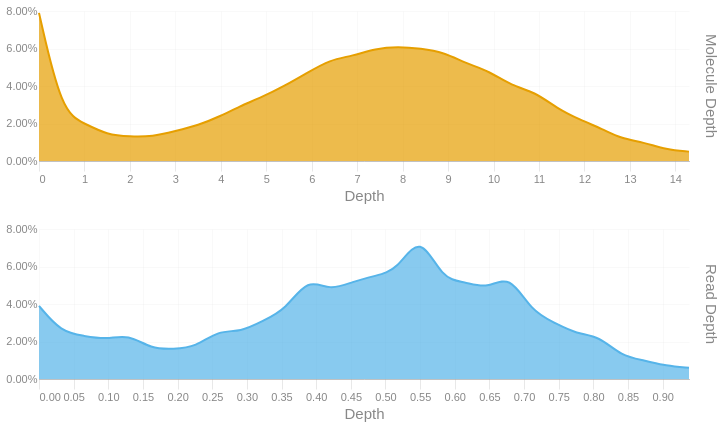

Source (notebook cell):
### Code cell
readdep = depth_hist(tb['Read Depth'], q99, 3)
readdep = readdep.with_columns(pl.lit('Read Depth').alias('Metric'))
if not SKIPLR:
    moldep = depth_hist(tb['Molecule Depth'], mol_q99, 1)
    moldep = moldep.with_columns(pl.lit('Molecule Depth').alias('Metric'))
    _hist = pl.concat([readdep, moldep])
    _hist = _hist.filter(pl.col('Proportion') != 0)
    with SafeRender(_hist):
        (
            alt.Chart(_hist)        
            .mark_area(interpolate = "basis")
            .encode(
                x=alt.X('Bin:Q').scale(domainMin=0).axis(alt.Axis(title='Depth')),
                y = alt.Y('Proportion:Q', title = None).axis(format = '.2%'),
                color = alt.Color('Metric:N').legend(None),
                row = alt.Row("Metric:N").header(title = None, labelOrient = 'right'),
                tooltip = [
                    alt.Tooltip("Metric:N", title = "Metric"),
                    alt.Tooltip('Interval:N', title = "Depth Interval"),
                    alt.Tooltip('Proportion:Q', title = "% Alignments").format('.2%')
                ]
            )
            .resolve_scale(x='independent', y='independent')
            .properties(
                height = 150, width = 650,
                usermeta={'embedOptions': {'downloadFileName': f'{samplename}.depth.hist'}}
            )
        ).display()
else:
    readdep = readdep.filter(pl.col('Proportion') != 0)
    with SafeRender(readdep):
        (
            alt.Chart(readdep)        
            .mark_area(interpolate = "basis")
            .encode(
                x=alt.X('Bin:Q').scale(domainMin=0).axis(alt.Axis(title='Depth')),
                y = alt.Y('Proportion:Q', title = None).axis(format = '.2%'),
                tooltip = [
                    alt.Tooltip('Interval:N', title = "Depth Interval"),
                    alt.Tooltip('Proportion:Q', title = "% Alignments").format('.2%')
                ]
            )
            .properties(
                usermeta={'embedOptions': {'downloadFileName': f'{samplename}.depth.hist'}}
            )
        ).display()

### Figure 1 — Vega-Lite specification as saved in the notebook (floating-point values rounded to 4 significant figures)
{"width": 650, "height": 150, "config": {"title": {"anchor": "start", "dy": -15, "fontSize": 18, "color": "#888888", "subtitleColor": "#888888", "subtitleFontSize": 14}, "arc": {"fill": "#0072B2"}, "axis": {"domainColor": "#888888", "domainWidth": 0.5, "gridWidth": 0.2, "grid": false, "titleFontWeight": 400, "titleFontSize": 15, "labelFontSize": 11, "labelColor": "#888888", "tickColor": "#888888", "tickWidth": 0.2, "titleColor": "#888888"}, "axisBand": {"grid": false}, "axisX": {"grid": true, "tickSize": 10, "domainCap": "round"}, "axisY": {"domain": false, "grid": true, "tickSize": 0, "domainCap": "round"}, "background": "transparent", "header": {"labelFontSize": 15, "labelColor": "#888888", "titleFontSize": 15, "titleFontWeight": 600, "titleColor": "#888888"}, "legend": {"labelFont": "sans-serif", "labelFontSize": 12, "labelColor": "#888888", "symbolSize": 100, "symbolType": "circle", "titleFontSize": 12, "titlePadding": 10, "titleColor": "#888888", "title": null}, "range": {"category": ["#E69F00", "#56B4E9", "#009E73", "#F0E442", "#0072B2", "#D55E00", "#CC79A7", "#000000"], "diverging": ["#cfe8f3", "#a2d4ec", "#73bfe2", "#46abdb", "#1696d2", "#12719e"]}, "area": {"fill": "#0072B2", "fillOpacity": 0.7, "line": true, "strokeOpacity": 0.7}, "line": {"color": "#0072B2", "stroke": "#0072B2", "strokeWidth": 2}, "trail": {"color": "#0072B2", "stroke": "#0072B2", "strokeWidth": 0, "size": 1}, "point": {"filled": true, "fillOpacity": 1.0, "size": 95}, "text": {"color": "#888888", "fontSize": 11, "align": "right", "fontWeight": 400, "size": 11}, "bar": {"fill": "#0072B2", "stroke": null}, "view": {"stroke": null, "continuousWidth": 660, "continuousHeight": 400}}, "data": {"name": "data-86e028c46c8633bef7548b69ef0534fa"}, "mark": {"type": "area", "interpolate": "basis"}, "encoding": {"color": {"field": "Metric", "legend": null, "type": "nominal"}, "row": {"field": "Metric", "header": {"title": null, "labelOrient": "right"}, "type": "nominal"}, "tooltip": [{"field": "Metric", "title": "Metric", "type": "nominal"}, {"field": "Interval", "title": "Depth Interval", "type": "nominal"}, {"field": "Proportion", "format": ".2%", "title": "% Alignments", "type": "quantitative"}], "x": {"axis": {"title": "Depth"}, "field": "Bin", "scale": {"domainMin": 0}, "type": "quantitative"}, "y": {"axis": {"format": ".2%"}, "field": "Proportion", "title": null, "type": "quantitative"}}, "resolve": {"scale": {"x": "independent", "y": "independent"}}, "usermeta": {"embedOptions": {"downloadFileName": "TF26LRJL0045_5B_10484332_23Y22YLT4_L7.depth.hist"}}, "$schema": "https://vega.github.io/schema/vega-lite/v6.4.1.json", "datasets": {"data-86e028c46c8633bef7548b69ef0534fa": [{"Bin": 0.0, "Interval": "0.0-0.032", "Proportion": 0.039, "Metric": "Read Depth"}, {"Bin": 0.032, "Interval": "0.032-0.065", "Proportion": 0.025, "Metric": "Read Depth"}, {"Bin": 0.065, "Interval": "0.065-0.097", "Proportion": 0.023, "Metric": "Read Depth"}, {"Bin": 0.097, "Interval": "0.097-0.129", "Proportion": 0.021, "Metric": "Read Depth"}, {"Bin": 0.129, "Interval": "0.129-0.162", "Proportion": 0.024, "Metric": "Read Depth"}, {"Bin": 0.162, "Interval": "0.162-0.194", "Proportion": 0.016, "Metric": "Read Depth"}, {"Bin": 0.194, "Interval": "0.194-0.226", "Proportion": 0.016, "Metric": "Read Depth"}, {"Bin": 0.226, "Interval": "0.226-0.259", "Proportion": 0.017, "Metric": "Read Depth"}, {"Bin": 0.259, "Interval": "0.259-0.291", "Proportion": 0.026, "Metric": "Read Depth"}, {"Bin": 0.291, "Interval": "0.291-0.323", "Proportion": 0.025, "Metric": "Read Depth"}, {"Bin": 0.323, "Interval": "0.323-0.356", "Proportion": 0.031, "Metric": "Read Depth"}, {"Bin": 0.356, "Interval": "0.356-0.388", "Proportion": 0.037, "Metric": "Read Depth"}, {"Bin": 0.388, "Interval": "0.388-0.42", "Proportion": 0.054, "Metric": "Read Depth"}, {"Bin": 0.42, "Interval": "0.42-0.453", "Proportion": 0.047, "Metric": "Read Depth"}, {"Bin": 0.453, "Interval": "0.453-0.485", "Proportion": 0.052, "Metric": "Read Depth"}, {"Bin": 0.485, "Interval": "0.485-0.517", "Proportion": 0.055, "Metric": "Read Depth"}, {"Bin": 0.517, "Interval": "0.517-0.55", "Proportion": 0.058, "Metric": "Read Depth"}, {"Bin": 0.55, "Interval": "0.55-0.582", "Proportion": 0.078, "Metric": "Read Depth"}, {"Bin": 0.582, "Interval": "0.582-0.614", "Proportion": 0.053, "Metric": "Read Depth"}, {"Bin": 0.614, "Interval": "0.614-0.647", "Proportion": 0.052, "Metric": "Read Depth"}, {"Bin": 0.647, "Interval": "0.647-0.679", "Proportion": 0.048, "Metric": "Read Depth"}, {"Bin": 0.679, "Interval": "0.679-0.711", "Proportion": 0.056, "Metric": "Read Depth"}, {"Bin": 0.711, "Interval": "0.711-0.744", "Proportion": 0.036, "Metric": "Read Depth"}, {"Bin": 0.744, "Interval": "0.744-0.776", "Proportion": 0.03, "Metric": "Read Depth"}, {"Bin": 0.776, "Interval": "0.776-0.808", "Proportion": 0.024, "Metric": "Read Depth"}, {"Bin": 0.808, "Interval": "0.808-0.841", "Proportion": 0.023, "Metric": "Read Depth"}, {"Bin": 0.841, "Interval": "0.841-0.873", "Proportion": 0.012, "Metric": "Read Depth"}, {"Bin": 0.873, "Interval": "0.873-0.905", "Proportion": 0.01, "Metric": "Read Depth"}, {"Bin": 0.905, "Interval": "0.905-0.938", "Proportion": 0.007, "Metric": "Read Depth"}, {"Bin": 0.938, "Interval": "0.938-0.97", "Proportion": 0.006, "Metric": "Read Depth"}, {"Bin": 0.0, "Interval": "0.0-0.5", "Proportion": 0.079, "Metric": "Molecule Depth"}, {"Bin": 0.5, "Interval": "0.5-1.0", "Proportion": 0.026, "Metric": "Molecule Depth"}, {"Bin": 1.0, "Interval": "1.0-1.5", "Proportion": 0.02, "Metric": "Molecule Depth"}, {"Bin": 1.5, "Interval": "1.5-2.0", "Proportion": 0.014, "Metric": "Molecule Depth"}, {"Bin": 2.0, "Interval": "2.0-2.5", "Proportion": 0.013, "Metric": "Molecule Depth"}, {"Bin": 2.5, "Interval": "2.5-3.0", "Proportion": 0.013, "Metric": "Molecule Depth"}, {"Bin": 3.0, "Interval": "3.0-3.5", "Proportion": 0.016, "Metric": "Molecule Depth"}, {"Bin": 3.5, "Interval": "3.5-4.0", "Proportion": 0.019, "Metric": "Molecule Depth"}, {"Bin": 4.0, "Interval": "4.0-4.4", "Proportion": 0.024, "Metric": "Molecule Depth"}, {"Bin": 4.4, "Interval": "4.4-4.9", "Proportion": 0.029, "Metric": "Molecule Depth"}, {"Bin": 4.9, "Interval": "4.9-5.4", "Proportion": 0.034, "Metric": "Molecule Depth"}, {"Bin": 5.4, "Interval": "5.4-5.9", "Proportion": 0.04, "Metric": "Molecule Depth"}, {"Bin": 5.9, "Interval": "5.9-6.4", "Proportion": 0.047, "Metric": "Molecule Depth"}, {"Bin": 6.4, "Interval": "6.4-6.9", "Proportion": 0.054, "Metric": "Molecule Depth"}, {"Bin": 6.9, "Interval": "6.9-7.4", "Proportion": 0.056, "Metric": "Molecule Depth"}, {"Bin": 7.4, "Interval": "7.4-7.9", "Proportion": 0.06, "Metric": "Molecule Depth"}, {"Bin": 7.9, "Interval": "7.9-8.4", "Proportion": 0.061, "Metric": "Molecule Depth"}, {"Bin": 8.4, "Interval": "8.4-8.9", "Proportion": 0.06, "Metric": "Molecule Depth"}, {"Bin": 8.9, "Interval": "8.9-9.4", "Proportion": 0.058, "Metric": "Molecule Depth"}, {"Bin": 9.4, "Interval": "9.4-9.9", "Proportion": 0.052, "Metric": "Molecule Depth"}, {"Bin": 9.9, "Interval": "9.9-10.4", "Proportion": 0.048, "Metric": "Molecule Depth"}, {"Bin": 10.4, "Interval": "10.4-10.9", "Proportion": 0.04, "Metric": "Molecule Depth"}, {"Bin": 10.9, "Interval": "10.9-11.4", "Proportion": 0.037, "Metric": "Molecule Depth"}, {"Bin": 11.4, "Interval": "11.4-11.9", "Proportion": 0.028, "Metric": "Molecule Depth"}, {"Bin": 11.9, "Interval": "11.9-12.4", "Proportion": 0.022, "Metric": "Molecule Depth"}, {"Bin": 12.4, "Interval": "12.4-12.8", "Proportion": 0.017, "Metric": "Molecule Depth"}, {"Bin": 12.8, "Interval": "12.8-13.3", "Proportion": 0.012, "Metric": "Molecule Depth"}, {"Bin": 13.3, "Interval": "13.3-13.8", "Proportion": 0.01, "Metric": "Molecule Depth"}, {"Bin": 13.8, "Interval": "13.8-14.3", "Proportion": 0.006, "Metric": "Molecule Depth"}, {"Bin": 14.3, "Interval": "14.3-14.82", "Proportion": 0.005, "Metric": "Molecule Depth"}]}}
